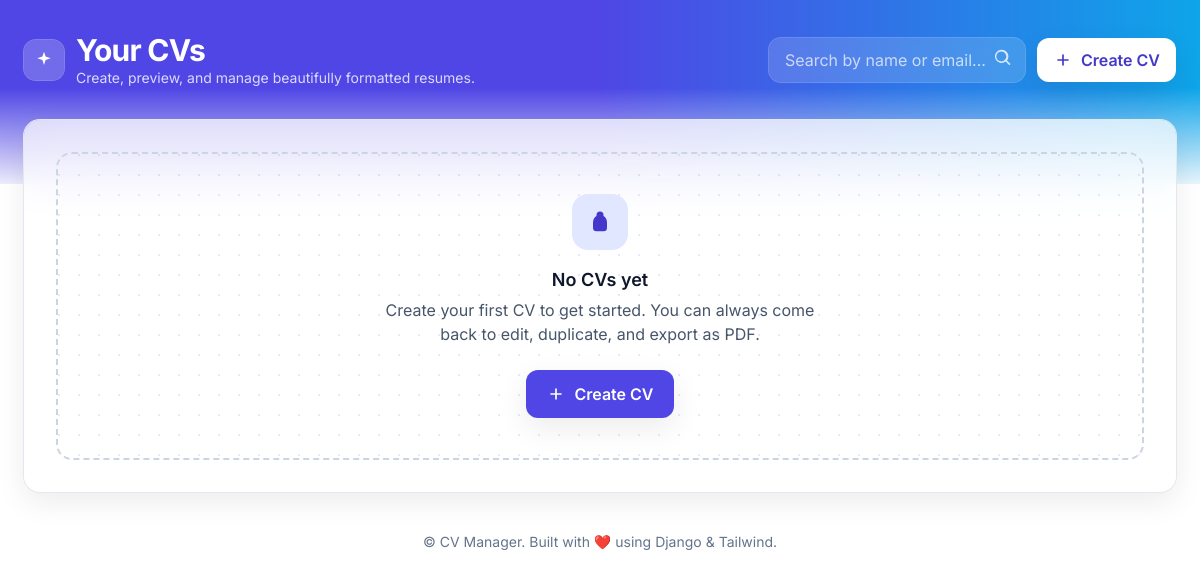
Before: / with the older database file.
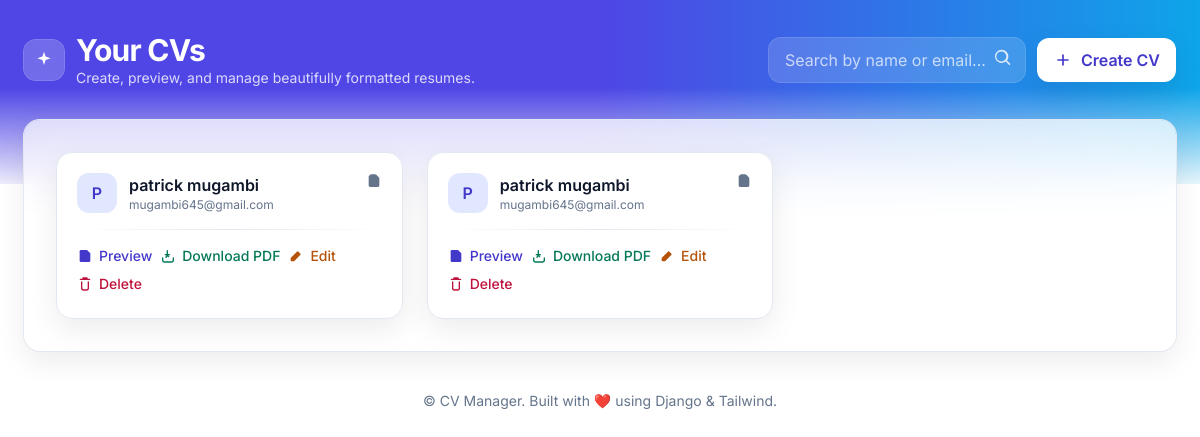
After: the same page with the newer database file.
### myapp/models.py (models this page shows)
class Profile(models.Model):
    name = models.CharField(max_length=100)
    email = models.CharField(max_length=100)
    phone = models.CharField(max_length=20)
    degree = models.CharField(max_length=100)
    school = models.CharField(max_length=50)
    university = models.CharField(max_length=100)
    summary = models.TextField(max_length=2000)
    previous_work = models.TextField(max_length=2000)
    skills = models.CharField(max_length=200)

### myapp/views.py (the view)
# urls.py: path('',views.dashboard,name='dashboard'),
def dashboard(request):
    resumes = Profile.objects.all()
    return render(request,'modern-dashboard.html',{'resumes':resumes})

### myapp/templates/modern-dashboard.html (shortened to what this page needs)
<!DOCTYPE html>
<html lang="en">
  <head>
    <script src="https://cdn.tailwindcss.com"></script>
  </head>
  <body
    class="min-h-screen text-slate-800 selection:bg-brand-100 selection:text-brand-800"
  >
    <header class="relative">
      <div
        class="absolute inset-0 -z-10 bg-gradient-to-r from-brand-600 via-indigo-600 to-sky-500"
      ></div>
      <div
        class="absolute inset-x-0 bottom-0 -z-10 h-24 bg-gradient-to-t from-white/90 to-transparent"
      ></div>
      <div class="max-w-7xl mx-auto px-6 pt-8 pb-24">
        <div class="flex items-center justify-between">
          <div class="flex items-center gap-3">
            <div
              class="h-10 w-10 rounded-xl bg-white/20 backdrop-blur ring-1 ring-white/30 grid place-items-center"
            >
              <svg
                xmlns="http://www.w3.org/2000/svg"
                viewBox="0 0 24 24"
                fill="currentColor"
                class="w-5 h-5 text-white"
              >
                <path
                  d="M12 2l1.9 5.9L20 10l-6.1 2.1L12 18l-1.9-5.9L4 10l6.1-2.1L12 2z"
                />
              </svg>
            </div>
            <div>
              <h1
                class="text-white text-2xl md:text-3xl font-bold tracking-tight"
              >
                Your CVs
              </h1>
              <p class="text-white/80 text-sm">
                Create, preview, and manage beautifully formatted resumes.
              </p>
            </div>
          </div>
          <div class="hidden md:flex items-center gap-3">
            <form action="#" method="get" class="relative">
              <input
                type="search"
                name="q"
                placeholder="Search by name or email..."
                class="w-64 rounded-xl bg-white/15 text-white placeholder-white/70 px-4 py-2.5 outline-none ring-1 ring-white/25 focus:ring-2 focus:ring-white/60 backdrop-blur"
              />
              <svg
                xmlns="http://www.w3.org/2000/svg"
                viewBox="0 0 24 24"
                fill="currentColor"
                class="w-5 h-5 absolute right-3 top-2.5 text-white/80"
              >
                <path
                  fill-rule="evenodd"
                  d="M10 2a8 8 0 105.293 14.293l3.707 3.707a1 1 0 001.414-1.414l-3.707-3.707A8 8 0 0010 2zm-6 8a6 6 0 1110.392 4.242A6 6 0 014 10z"
                  clip-rule="evenodd"
                />
              </svg>
            </form>
            <a
              href="{% url 'save_profile' %}"
              class="inline-flex items-center gap-2 rounded-xl bg-white text-brand-700 font-semibold px-4 py-2.5 shadow-soft hover:shadow-hover transition"
            >
              <svg
                xmlns="http://www.w3.org/2000/svg"
                viewBox="0 0 24 24"
                fill="currentColor"
                class="w-5 h-5"
              >
                <path
                  d="M12 5a1 1 0 011 1v5h5a1 1 0 110 2h-5v5a1 1 0 11-2 0v-5H6a1 1 0 110-2h5V6a1 1 0 011-1z"
                />
              </svg>
              Create CV
            </a>
          </div>
        </div>
      </div>
    </header>
    <main class="max-w-7xl mx-auto px-6 -mt-16">
      <div
        class="bg-white/70 backdrop-blur-xl rounded-2xl shadow-soft ring-1 ring-slate-200 p-6 md:p-8"
      >
        {% if resumes %}
        <div class="grid grid-cols-1 sm:grid-cols-2 lg:grid-cols-3 gap-6">
          {% for resume in resumes %}
          <div
            class="group rounded-2xl border border-slate-200 bg-white p-5 shadow-soft hover:shadow-hover hover:-translate-y-0.5 transition transform"
          >
            <div class="flex items-start justify-between">
              <div class="flex items-center gap-3">
                <div
                  class="h-10 w-10 rounded-xl bg-brand-100 text-brand-700 grid place-items-center font-semibold"
                >
                  {{ resume.name|default:"?"|slice:":1"|upper }}
                </div>
                <div>
                  <h2
                    class="text-base font-semibold text-slate-900 line-clamp-1"
                  >
                    {{ resume.name }}
                  </h2>
                  <p class="text-xs text-slate-500">{{ resume.email }}</p>
                </div>
              </div>
              <span
                class="inline-flex items-center gap-1 text-xs text-slate-500"
              >
                <svg
                  xmlns="http://www.w3.org/2000/svg"
                  viewBox="0 0 24 24"
                  fill="currentColor"
                  class="w-4 h-4"
                >
                  <path
                    d="M6.75 3A2.75 2.75 0 004 5.75v12.5A2.75 2.75 0 006.75 21h10.5A2.75 2.75 0 0020 18.25V8.414a2.75 2.75 0 00-.805-1.945l-3.664-3.664A2.75 2.75 0 0013.586 2H6.75zM13 3.5v3.25c0 .69.56 1.25 1.25 1.25H17.5"
                  />
                </svg>
              </span>
            </div>
            <div
              class="my-4 h-px bg-gradient-to-r from-transparent via-slate-200 to-transparent"
            ></div>
            <div class="flex flex-wrap items-center gap-2">
              <a
                href="{% url 'resume' resume.id %}"
                class="inline-flex items-center gap-1.5 text-sm font-medium text-brand-700 hover:text-brand-800"
              >
                <svg
                  xmlns="http://www.w3.org/2000/svg"
                  viewBox="0 0 24 24"
                  fill="currentColor"
                  class="w-4 h-4"
                >
                  <path
                    d="M4 5a2 2 0 012-2h9l5 5v11a2 2 0 01-2 2H6a2 2 0 01-2-2V5z"
                  />
                </svg>
                Preview
              </a>
              <a
                href="#"
                class="inline-flex items-center gap-1.5 text-sm font-medium text-emerald-700 hover:text-emerald-800"
              >
                Download PDF
              </a>
              <a
                href=""
                class="inline-flex items-center gap-1.5 text-sm font-medium text-amber-700 hover:text-amber-800"
              >
                <svg
                  xmlns="http://www.w3.org/2000/svg"
                  viewBox="0 0 24 24"
                  fill="currentColor"
                  class="w-4 h-4"
                >
                  <path
                    d="M4 15.5V19a1 1 0 001 1h3.5a1 1 0 00.707-.293l9.5-9.5a1 1 0 000-1.414L15.207 5.293a1 1 0 00-1.414 0l-9.5 9.5A1 1 0 004 15.5z"
                  />
                </svg>
                Edit
              </a>
              <form action="#" method="post" class="inline">
                <button
                  type="submit"
                  class="inline-flex items-center gap-1.5 text-sm font-medium text-rose-700 hover:text-rose-800"
                >
                  Delete
                </button>
              </form>
            </div>
          </div>
          {% endfor %}
        </div>
        {% else %}
        <div
          class="rounded-2xl border-2 border-dashed border-slate-300 p-10 text-center bg-grid-soft bg-[size:20px_20px]"
        >
          <div
            class="mx-auto mb-4 h-14 w-14 rounded-2xl bg-brand-100 text-brand-700 grid place-items-center"
          >
            <svg
              xmlns="http://www.w3.org/2000/svg"
              viewBox="0 0 24 24"
              fill="currentColor"
              class="w-7 h-7"
            >
              <path
                d="M12 6a6 6 0 00-6 6v5a3 3 0 003 3h6a3 3 0 003-3v-5a6 6 0 00-6-6z"
              />
              <path d="M9 6a3 3 0 116 0v1a3 3 0 11-6 0V6z" />
            </svg>
          </div>
          <h3 class="text-lg font-semibold text-slate-900">No CVs yet</h3>
          <p class="text-slate-600 max-w-md mx-auto mt-1">
            Create your first CV to get started. You can always come back to
            edit, duplicate, and export as PDF.
          </p>
          <a
            href="{% url 'save_profile' %}"
            class="mt-6 inline-flex items-center gap-2 rounded-xl bg-brand-600 text-white font-semibold px-5 py-3 shadow-soft hover:bg-brand-700 transition"
          >
            <svg
              xmlns="http://www.w3.org/2000/svg"
              viewBox="0 0 24 24"
              fill="currentColor"
              class="w-5 h-5"
            >
              <path
                d="M12 5a1 1 0 011 1v5h5a1 1 0 110 2h-5v5a1 1 0 11-2 0v-5H6a1 1 0 110-2h5V6a1 1 0 011-1z"
              />
            </svg>
            Create CV
          </a>
        </div>
        {% endif %}
      </div>
      <footer
        class="max-w-7xl mx-auto px-6 text-center text-sm text-slate-500 py-10"
      >
        <p>
          © {{ now|date:"Y" }} CV Manager. Built with ❤️ using Django &
          Tailwind.
        </p>
      </footer>
    </main>
  </body>
</html>

### myapp/templates/modern-dashboard.html (style rules this page uses)
body { background-image: radial-gradient( 60rem 30rem at 10% -10%, rgba(99, 102, 241, 0.15), transparent 40% ), radial-gradient( 40rem 20rem at 110% 10%, rgba(14, 165, 233, 0.12), transparent 35% ); }

Changed rows visible on the page:
added Profile: name "P", name "patrick mugambi", email "mugambi645@gmail.com"
added Profile: name "P", name "patrick mugambi", email "mugambi645@gmail.com"
Other visible differences:
text no longer shown: "No CVs yet Create your first CV to get started. You can always come back to edit, duplicate, and export as PDF. Create CV"
